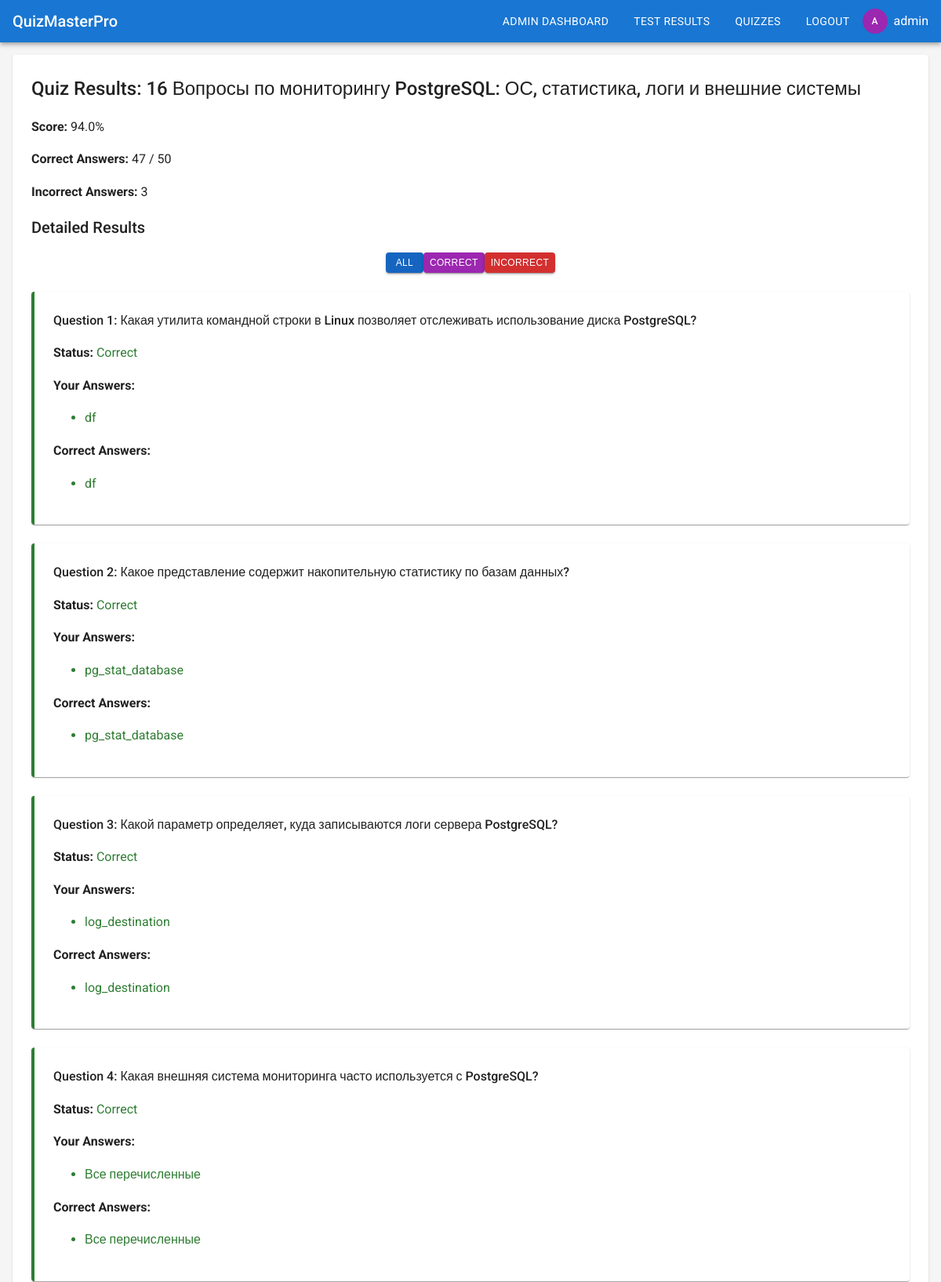
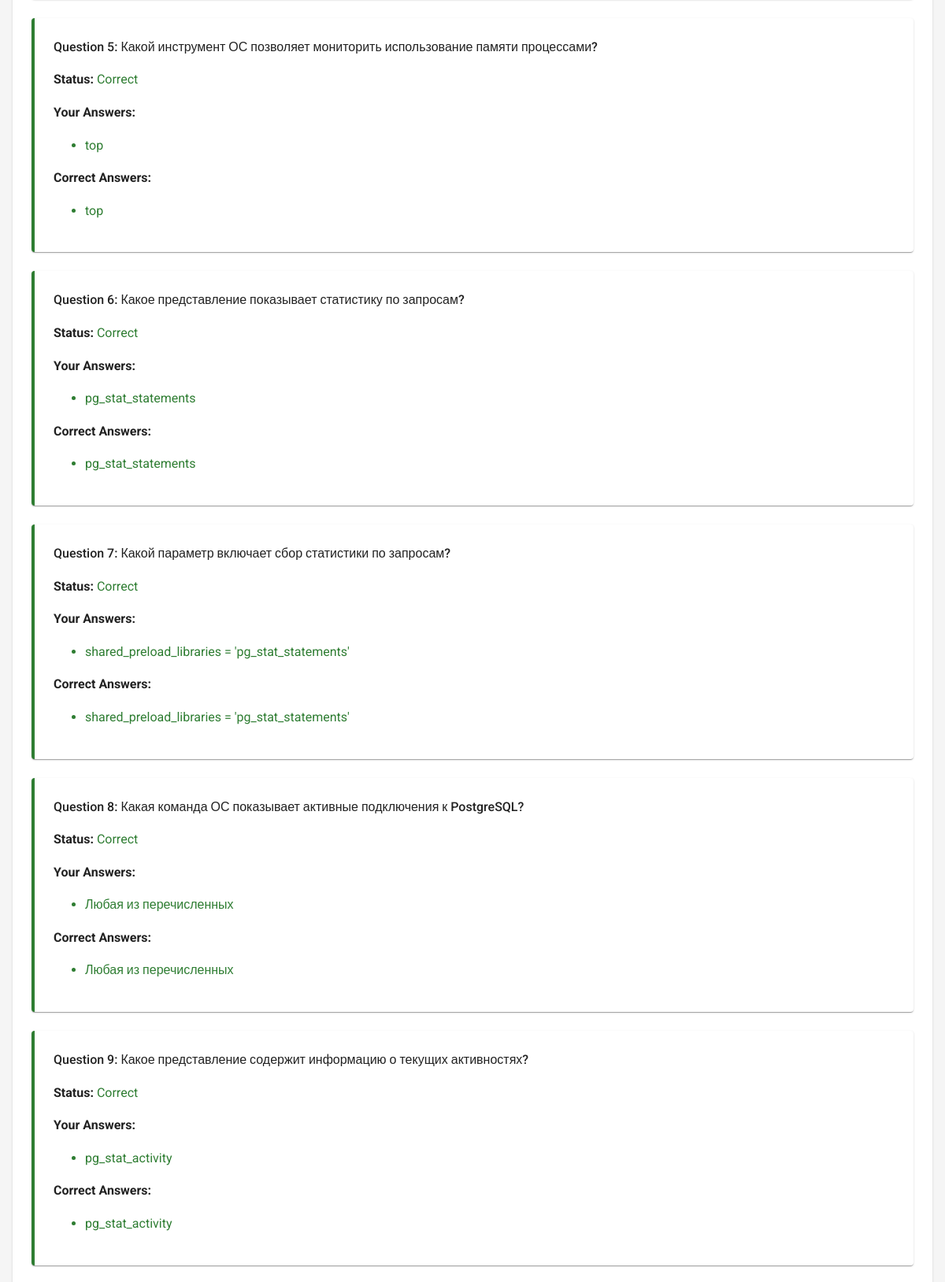
Page /quizzes/21/result (signed in, upper part) on the committed database (2 pictures, top to bottom).
### app/models.py (models this page shows, shortened)
class User(db.Model, UserMixin):
    id = db.Column(db.Integer, primary_key=True)
    username = db.Column(db.String(64), index=True, unique=True)
    password_hash = db.Column(db.String(128))
    is_admin = db.Column(db.Boolean, default=False)
    created_at = db.Column(db.DateTime, default=datetime.utcnow)

class Quiz(db.Model):
    id = db.Column(db.Integer, primary_key=True)
    title = db.Column(db.String(128), nullable=False)
    description = db.Column(db.Text)
    created_at = db.Column(db.DateTime, default=datetime.utcnow)
    created_by = db.Column(db.Integer, db.ForeignKey('user.id'))
    is_active = db.Column(db.Boolean, default=True)
    questions = db.relationship('Question', backref='quiz', lazy='dynamic', cascade='all, delete-orphan')

class QuizResult(db.Model):
    id = db.Column(db.Integer, primary_key=True)
    user_id = db.Column(db.Integer, db.ForeignKey('user.id'))
    quiz_id = db.Column(db.Integer, db.ForeignKey('quiz.id'))
    score = db.Column(db.Float)
    completed_at = db.Column(db.DateTime, default=datetime.utcnow)
    details = db.Column(db.Text)  # JSON with answer details
    user = db.relationship('User', backref='results')
    quiz = db.relationship('Quiz', backref='results')

class Question(db.Model):
    id = db.Column(db.Integer, primary_key=True)
    quiz_id = db.Column(db.Integer, db.ForeignKey('quiz.id'))
    text = db.Column(db.Text, nullable=False)
    order = db.Column(db.Integer)
    answers = db.relationship('Answer', backref='question', lazy='dynamic', cascade='all, delete-orphan')

class Answer(db.Model):
    id = db.Column(db.Integer, primary_key=True)
    question_id = db.Column(db.Integer, db.ForeignKey('question.id'))
    text = db.Column(db.Text, nullable=False)
    is_correct = db.Column(db.Boolean, default=False)
    order = db.Column(db.Integer)

### app/routes/quiz_routes.py (the view)
@quiz_bp.route('/<int:quiz_id>/result')
@login_required
def quiz_result(quiz_id):
    result = QuizResult.query.filter_by(quiz_id=quiz_id, user_id=current_user.id).order_by(QuizResult.completed_at.desc()).first()
    if not result:
        logger.warning(f'No result found for quiz {quiz_id} and user {current_user.username}')
        flash('No result found for this quiz', 'error')
        return redirect(url_for('quiz.list_quizzes'))
    quiz_results = json.loads(result.details)  # Теперь dict: {'total_questions': ..., 'results': [...]}
    questions = Question.query.filter_by(quiz_id=quiz_id).order_by(Question.order).all()
    all_answers = Answer.query.filter(Answer.question_id.in_([q.id for q in questions])).all()
    answers_dict = {}  # {question_id: {answer_id: text}}
    for a in all_answers:
        if a.question_id not in answers_dict:
            answers_dict[a.question_id] = {}
        answers_dict[a.question_id][a.id] = a.text
    for detail in quiz_results['results']:
        q_id = detail['question_id']
        question = next((q for q in questions if q.id == q_id), None)
        if question:
            detail['question_text'] = question.text
            detail['user_answers_text'] = [answers_dict.get(q_id, {}).get(a_id, f'Unknown ({a_id})') for a_id in detail['user_answers']]
            detail['correct_answers_text'] = [answers_dict.get(q_id, {}).get(a_id, f'Unknown ({a_id})') for a_id in detail['correct_answers']]
    logger.info(f'User {current_user.username} viewed result for quiz {quiz_id}')
    return render_template('quiz/result.html',
                          quiz=Quiz.query.get(quiz_id),
                          result=result,
                          quiz_results=quiz_results)  # Передаем dict напрямую

### app/__init__.py (called while the page is built)
def create_app():
    app = Flask(__name__)
    app.config.from_object(Config)
    db.init_app(app)
    login_manager.init_app(app)
    login_manager.login_view = 'auth.login'
    from app.routes.main import main_bp
    from app.routes.auth_routes import auth_bp
    from app.routes.quiz_routes import quiz_bp
    from app.routes.admin_routes import admin_bp
    app.register_blueprint(main_bp)
    app.register_blueprint(auth_bp, url_prefix='/auth')
    app.register_blueprint(quiz_bp, url_prefix='/quizzes')
    app.register_blueprint(admin_bp)
    @login_manager.user_loader
    def load_user(user_id):
        from app.models import User
        return User.query.get(int(user_id))
    return app

### app/templates/quiz/result.html (shortened to what this page needs)
{% extends "base.html" %}
{% block content %}
<div class="card">
    <div class="card-content">
        <h2>Quiz Results: {{ quiz.title }}</h2>
        <p><strong>Score:</strong> {{ result.score }}%</p>
        <p><strong>Correct Answers:</strong> {{ quiz_results.correct_count }} / {{ quiz_results.total_questions }}</p>
        <p><strong>Incorrect Answers:</strong> {{ quiz_results.incorrect_count }}</p>
        <h3>Detailed Results</h3>
        <div id="filterButtons" class="flex flex-center mt-2 mb-3">
            <button class="btn btn-primary btn-sm filter-btn active" data-filter="all">All</button>
            <button class="btn btn-secondary btn-sm filter-btn ml-1" data-filter="correct">Correct</button>
            <button class="btn btn-error btn-sm filter-btn ml-1" data-filter="incorrect">Incorrect</button>
        </div>
        {% for detail in quiz_results.results %}
            <div class="card question-card {% if not detail.is_correct %}border-left-error{% else %}border-left-success{% endif %} filtered-{{ 'incorrect' if not detail.is_correct else 'correct' }}">
                <div class="card-content">
                    <h4>Question {{ loop.index }}: {{ detail.question_text }}</h4>
                    <p><strong>Status:</strong>
                        <span class="{% if detail.is_correct %}text-success{% else %}text-error{% endif %}">
                            {% if detail.is_correct %}Correct{% else %}Incorrect{% endif %}
                        </span>
                    </p>
                    {% if detail.user_answers %}
                        <p><strong>Your Answers:</strong></p>
                        <ul class="mt-1 your-answers-ul">
                            {% for ans_text in detail.user_answers_text %}
                                <li class="{% if detail.is_correct %}text-success{% else %}text-error{% endif %}">{{ ans_text }}</li>
                            {% endfor %}
                        </ul>
                    {% else %}
                        <p class="text-warning">No answer selected</p>
                    {% endif %}
                    <p><strong>Correct Answers:</strong></p>
                    <ul class="mt-1 correct-answers-ul">
                        {% for ans_text in detail.correct_answers_text %}
                            <li class="text-success">{{ ans_text }}</li>
                        {% endfor %}
                    </ul>
                </div>
            </div>
        {% endfor %}
    </div>
</div>
{% endblock %}

### app/templates/base.html (shortened to what this page needs)
<!DOCTYPE html>
<html lang="en">
<head>
    <link rel="stylesheet" href="{{ url_for('static', filename='css/material.css') }}">
</head>
<body>
    <nav class="navbar">
        <a href="{{ url_for('main.index') }}" class="navbar-brand">QuizMasterPro</a>
        <div class="navbar-menu">
            {% if current_user.is_authenticated %}
                {% if current_user.is_admin %}
                    <a href="{{ url_for('admin.dashboard') }}" class="navbar-item">Admin Dashboard</a>
                    <a href="{{ url_for('admin.results_overview') }}" class="navbar-item">Test Results</a>
                {% endif %}
                <a href="{{ url_for('quiz.list_quizzes') }}" class="navbar-item">Quizzes</a>
                <a href="{{ url_for('auth.logout') }}" class="navbar-item">Logout</a>
                <div class="user-info">
                    <span class="avatar">{{ current_user.username[0] | upper }}</span>
                    <span>{{ current_user.username }}</span>
                </div>
            {% else %}
                <a href="{{ url_for('auth.login') }}" class="navbar-item">Login</a>
            {% endif %}
        </div>
    </nav>
    <div class="container">
        {% block content %}
        {% endblock %}
    </div>
</body>
</html>

### app/static/css/material.css (style rules this page uses)
:root { --primary: #1976d2; --primary-dark: #1565c0; --primary-light: #42a5f5; --secondary: #9c27b0; --secondary-dark: #7b1fa2; --secondary-light: #ba68c8; --error: #d32f2f; --warning: #ed6c02; --info: #0288d1; --success: #2e7d32; --background: #f5f5f5; --surface: #ffffff; --text-primary: rgba(0, 0, 0, 0.87); --text-secondary: rgba(0, 0, 0, 0.6); --text-disabled: rgba(0, 0, 0, 0.38); --divider: rgba(0, 0, 0, 0.12); }
body { font-family: 'Roboto', sans-serif; margin: 0; padding: 0; background-color: var(--background); color: var(--text-primary); line-height: 1.6; }
h1, h2, h3, h4, h5, h6 { font-weight: 500; margin: 0 0 1rem 0; }
h2 { font-size: 1.5rem; }
h3 { font-size: 1.25rem; }
.container { max-width: 1200px; margin: 0 auto; padding: 1rem; }
.card { background: var(--surface); border-radius: 4px; box-shadow: 0 2px 1px -1px rgba(0,0,0,0.2), 0 1px 1px 0 rgba(0,0,0,0.14), 0 1px 3px 0 rgba(0,0,0,0.12); padding: 1.5rem; margin-bottom: 1.5rem; }
.btn { display: inline-flex; align-items: center; justify-content: center; padding: 0.25rem 0.75rem; border-radius: 4px; font-size: 0.875rem; font-weight: 500; text-transform: uppercase; letter-spacing: 0.02857em; cursor: pointer; border: none; transition: background-color 250ms cubic-bezier(0.4, 0, 0.2, 1) 0ms, box-shadow 250ms cubic-bezier(0.4, 0, 0.2, 1) 0ms, border 250ms cubic-bezier(0.4, 0, 0.2, 1) 0ms; min-width: 64px; box-shadow: 0 3px 1px -2px rgba(0,0,0,0.2), 0 2px 2px 0 rgba(0,0,0,0.14), 0 1px 5px 0 rgba(0,0,0,0.12); line-height: 1.5; }
.btn-primary { background-color: var(--primary); color: white; }
.btn-secondary { background-color: var(--secondary); color: white; }
.btn-error { background-color: var(--error); color: white; }
.btn-sm { padding: 0.25rem 0.5rem; font-size: 0.75rem; min-width: 48px; }
.navbar { background-color: var(--primary); color: white; padding: 0 1rem; box-shadow: 0 2px 4px -1px rgba(0,0,0,0.2), 0 4px 5px 0 rgba(0,0,0,0.14), 0 1px 10px 0 rgba(0,0,0,0.12); display: flex; justify-content: space-between; align-items: center; }
.navbar-brand { font-size: 1.25rem; font-weight: 500; text-decoration: none; color: white; }
.navbar-menu { display: flex; align-items: center; }
.navbar-item { padding: 1rem; color: white; text-decoration: none; font-size: 0.875rem; text-transform: uppercase; letter-spacing: 0.02857em; }
.user-info { display: flex; align-items: center; }
.avatar { width: 32px; height: 32px; border-radius: 50%; background-color: var(--secondary); color: white; display: flex; align-items: center; justify-content: center; margin-right: 0.5rem; font-size: 0.75rem; font-weight: 500; }
.question-card { margin-bottom: 1.5rem; }
.mt-1 { margin-top: 0.5rem; }
.mt-2 { margin-top: 1rem; }
.mb-3 { margin-bottom: 1.5rem; }
.flex { display: flex; }
.flex-center { display: flex; align-items: center; justify-content: center; }
.border-left-success { border-left: 4px solid var(--success); }
.text-success { color: var(--success); }

### app/templates/quiz/result.html (style rules this page uses)
.filter-btn { transition: background-color 250ms ease; border-radius: 4px; }
.filter-btn.active { background-color: var(--primary-dark) !important; color: white; }
.question-card.filtered-correct { display: block; }
.border-left-success { border-left: 4px solid var(--success); }
.text-success { color: var(--success); }

### rows in the picture
User: username "A", username "admin"
Quiz: title "16 Вопросы по мониторингу PostgreSQL: ОС, статистика, логи и внешние системы"
QuizResult: score "94.0"
Question: question_text "Какая утилита командной строки в Linux позволяет отслеживать использование диска PostgreSQL?"
Answer: text "df"
Question: question_text "Какое представление содержит накопительную статистику по базам данных?"
Answer: text "pg_stat_database"
Question: question_text "Какой параметр определяет, куда записываются логи сервера PostgreSQL?"
Answer: text "log_destination"
Question: question_text "Какая внешняя система мониторинга часто используется с PostgreSQL?"
Answer: text "Все перечисленные"
Question: question_text "Какой инструмент ОС позволяет мониторить использование памяти процессами?"
Answer: text "top"
Question: question_text "Какое представление показывает статистику по запросам?"
Answer: text "pg_stat_statements"
Question: question_text "Какой параметр включает сбор статистики по запросам?"
Answer: text "shared_preload_libraries = 'pg_stat_statements'"
Question: question_text "Какая команда ОС показывает активные подключения к PostgreSQL?"
Answer: text "Любая из перечисленных"
Question: question_text "Какое представление содержит информацию о текущих активностях?"
Answer: text "pg_stat_activity"

### other values in the picture
{{ quiz_results.correct_count }} "47"
{{ quiz_results.total_questions }} "50"
{{ quiz_results.incorrect_count }} "3"
